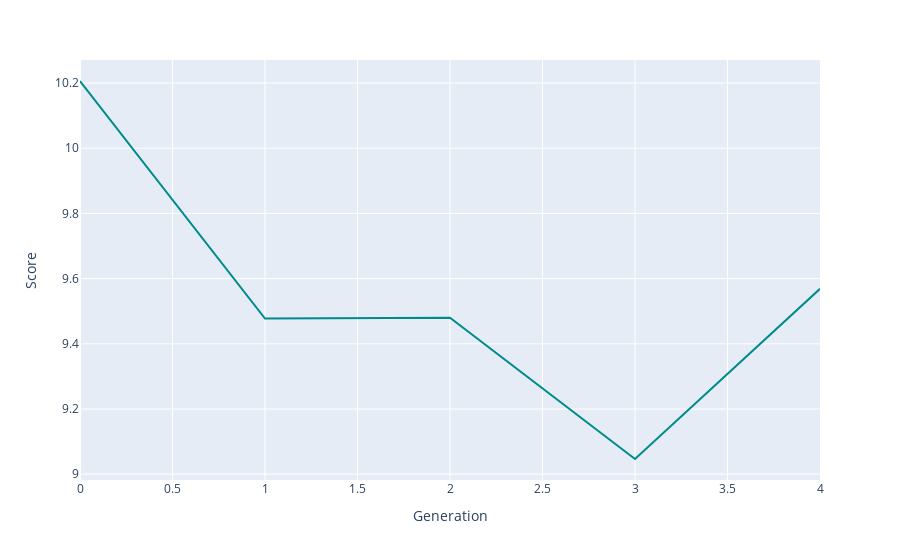

The notebook cell this image was saved under:
### Code cell
bestRankDF = pd.DataFrame(bestRank, columns=['Score', 'Schedule'])
bestRank
bestRankDF['Generation'] = bestRankDF.index.values
fig = px.line(bestRankDF, x='Generation', y='Score', hover_data=['Schedule'])
fig.update_traces(line_color='DarkCyan')
fig.show()
fileName = f'p{popSize}g{generations}n{nSwaps}.html'
fig.write_html(f'charts/{fileName}', include_plotlyjs="cdn")

### Figure 1 — Plotly figure (JSON) as saved in the notebook; plotly's stock layout.template omitted (floating-point values rounded to 4 significant figures; data arrays with more than 128 entries replaced by an {"elided": "..."} marker saying what was removed)
{"data": [{"customdata": {"elided": "5x1x48 int values"}, "hovertemplate": "Generation=%{x}<br>Score=%{y}<br>Schedule=%{customdata[0]}<extra></extra>", "legendgroup": "", "line": {"color": "DarkCyan", "dash": "solid"}, "marker": {"symbol": "circle"}, "mode": "lines", "name": "", "orientation": "v", "showlegend": false, "type": "scatter", "x": [0, 1, 2, 3, 4], "xaxis": "x", "y": [10.21, 9.478, 9.48, 9.047, 9.569], "yaxis": "y"}], "layout": {"legend": {"tracegroupgap": 0}, "margin": {"t": 60}, "xaxis": {"anchor": "y", "domain": [0, 1], "title": {"text": "Generation"}}, "yaxis": {"anchor": "x", "domain": [0, 1], "title": {"text": "Score"}}}}
